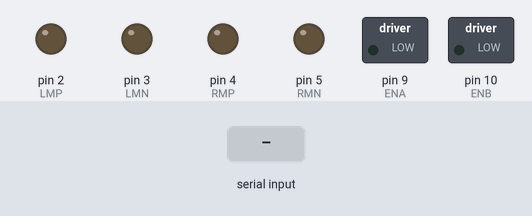
Bench run of a sketch on a simulated Arduino Uno, built with avr-gcc and run on an emulated ATmega328P. On the bench: switched loads named in the sketch (green lamp = pin HIGH), output pins drawn as LEDs (lit = HIGH). Inputs (shaded band) come from the test bench. What the sketch prints to the serial monitor is not drawn.

Above: at 1.2 s.
1.3 s: "A" received over Serial
At 2.1 s:
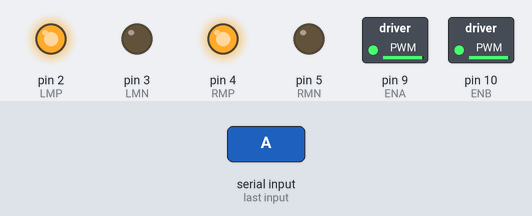
2.8 s: "B" received over Serial
At 3.3 s:
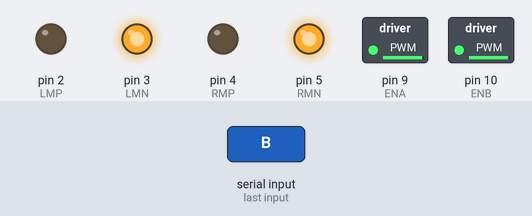
4.3 s: "D" received over Serial
At 5.5 s:
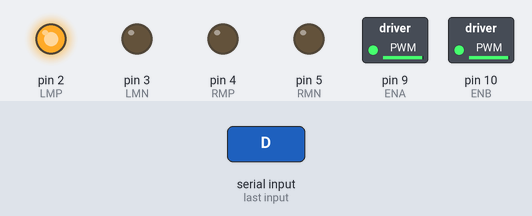
5.8 s: "C" received over Serial
At 6.7 s:
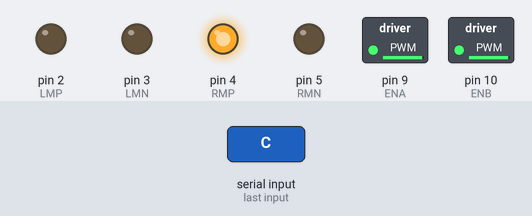
7.3 s: "E" received over Serial
At 7.9 s:
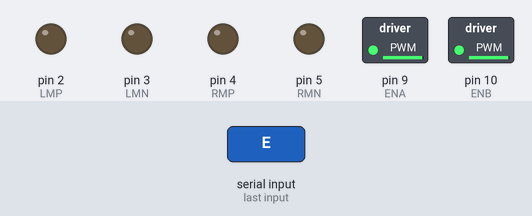
8.8 s: "G" received over Serial
At 10.2 s:
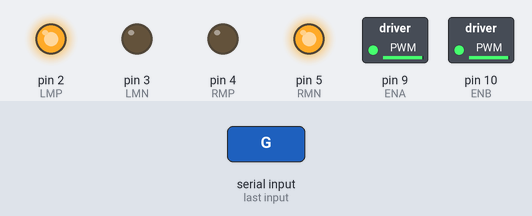
Timing chart, 0 to 11.3 s (numbered marks = the images above; inputs shaded):
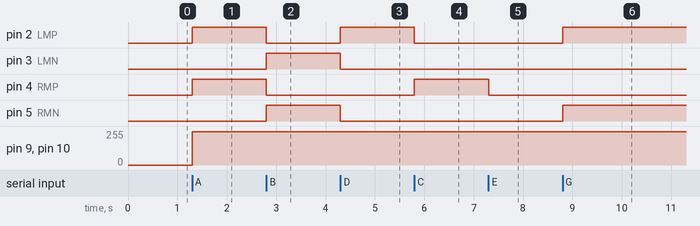

The sketch:

BluetoothControlCarUsingArduino.ino
```cpp
#define LMP  2
#define LMN  3
#define RMP  4
#define RMN  5
#define ENA  9
#define ENB  10


//int firstSensor = 0;         // first analog sensor
//int secondSensor = 0;    // second analog sensor
//int thirdSensor = 0;        // digital sensor
int inByte = 0;               // incoming serial byte
//char BYTE;
boolean status_unlock;
boolean status_bluetooth;

//long interval = 1000;           // interval at which to blink (milliseconds)
//long previousMillis = 0;        // will store last time LED was update
//int minite,sec;


void setup()
{
  // start serial port at 9600 bps:
  Serial.begin(9600);
  //pinMode(2, INPUT);   // digital sensor is on digital pin 2
  //establishContact();    // send a byte to establish contact until receiver responds

  pinMode(LMP, OUTPUT);
  pinMode(LMN, OUTPUT);
  pinMode(RMP, OUTPUT);
  pinMode(RMN, OUTPUT);
  pinMode(ENA, OUTPUT);
  pinMode(ENB, OUTPUT);


  digitalWrite(LMP, LOW);  // switch off MOTOR
  digitalWrite(LMN, LOW);  // switch off MOTOR
  digitalWrite(RMP, LOW);  // switch off MOTOR
  digitalWrite(RMN, LOW);  // switch off MOTOR


  status_bluetooth = true;
  status_unlock = false;
 // sec = 0;
}

void loop()
{
  if (Serial.available() > 0)
  {

    inByte = Serial.read();                      // get incoming byte:
     Serial.print(inByte);
 if(inByte == 'A')
    {

      analogWrite(ENA, 250);
    analogWrite(ENB, 250);
      digitalWrite(LMP, HIGH);
      digitalWrite(LMN, LOW);
      digitalWrite(RMP, HIGH);
      digitalWrite(RMN, LOW);

      inByte = 0;
    }

    if(inByte == 'B')
    {   analogWrite(ENA, 250);
    analogWrite(ENB, 250);
      digitalWrite(LMP, LOW);
      digitalWrite(LMN, HIGH);
      digitalWrite(RMP, LOW);
      digitalWrite(RMN, HIGH);


      inByte = 0;
    }

    if(inByte == 'D')
    {    analogWrite(ENA, 250);
    analogWrite(ENB, 250);
       digitalWrite(LMP, HIGH);
      digitalWrite(LMN, LOW);
      digitalWrite(RMP, LOW);
      digitalWrite(RMN, LOW);

      inByte = 0;
    }

   if(inByte == 'C')
    {   analogWrite(ENA, 250);
    analogWrite(ENB, 250);
      digitalWrite(LMP, LOW);
      digitalWrite(LMN, LOW);
      digitalWrite(RMP, HIGH);
      digitalWrite(RMN, LOW);

      //Serial.print('D', BYTE);
      inByte = 0;
    }

    if(inByte == 'E')
    {   analogWrite(ENA, 250);
    analogWrite(ENB, 250);
      digitalWrite(LMP, LOW);
      digitalWrite(LMN, LOW);
      digitalWrite(RMP, LOW);
      digitalWrite(RMN, LOW);


      //Serial.print('E', BYTE);
      inByte = 0;
    }

  if(inByte == 'G')
    {   analogWrite(ENA, 250);
    analogWrite(ENB, 250);
     digitalWrite(LMP, HIGH);
      digitalWrite(LMN, LOW);
      digitalWrite(RMP, LOW);
      digitalWrite(RMN, HIGH);

      inByte = 0;
    }

    if(inByte == 'F'){
      analogWrite(ENA, 250);
    analogWrite(ENB, 250);
       digitalWrite(LMP, LOW);
      digitalWrite(LMN, HIGH);
      digitalWrite(RMP, HIGH);
      digitalWrite(RMN, LOW);


     // Serial.print('G', BYTE);
      inByte = 0;
    }


    /*if(inByte == 'S'){

      Serial.print('S', BYTE);                  // send a char
      status_bluetooth = true;
      sec = 0;

    } */
  } // if(Serial

  /*
  unsigned long currentMillis = millis();

              if(currentMillis - previousMillis > interval) {
                previousMillis = currentMillis;         // save the last time you blinked the LED

                sec++;

                if(status_unlock==true){

                  if(sec== 11){

                      digitalWrite(LED_PIN1, HIGH);        // switch on LED

                      delay(800);
                      digitalWrite(LED_PIN1, LOW);        // switch off LED

                      status_unlock = false;
                      sec = 0;
                  }
                }
                else sec = 0;

              }

 */

} //Loop

/*void establishContact() {
  while (Serial.available() <= 0) {
    Serial.print('.', BYTE);                   // send a capital A
    delay(500);
  }
}

*/
```

Measured:
- after the input at 1.3 s, pin 2 (LMP), pin 4 (RMP): LOW → HIGH at once; pin 9 (ENA), pin 10 (ENB): 0/255 → 250/255 at once
- after the input at 2.8 s, pin 2 (LMP), pin 4 (RMP): HIGH → LOW at once; pin 3 (LMN), pin 5 (RMN): LOW → HIGH at once
- after the input at 4.3 s, pin 2 (LMP): LOW → HIGH at once; pin 3 (LMN), pin 5 (RMN): HIGH → LOW at once
- after the input at 5.8 s, pin 2 (LMP): HIGH → LOW at once; pin 4 (RMP): LOW → HIGH at once
- after the input at 7.3 s, pin 4 (RMP): HIGH → LOW at once
- after the input at 8.8 s, pin 2 (LMP), pin 5 (RMN): LOW → HIGH at once
